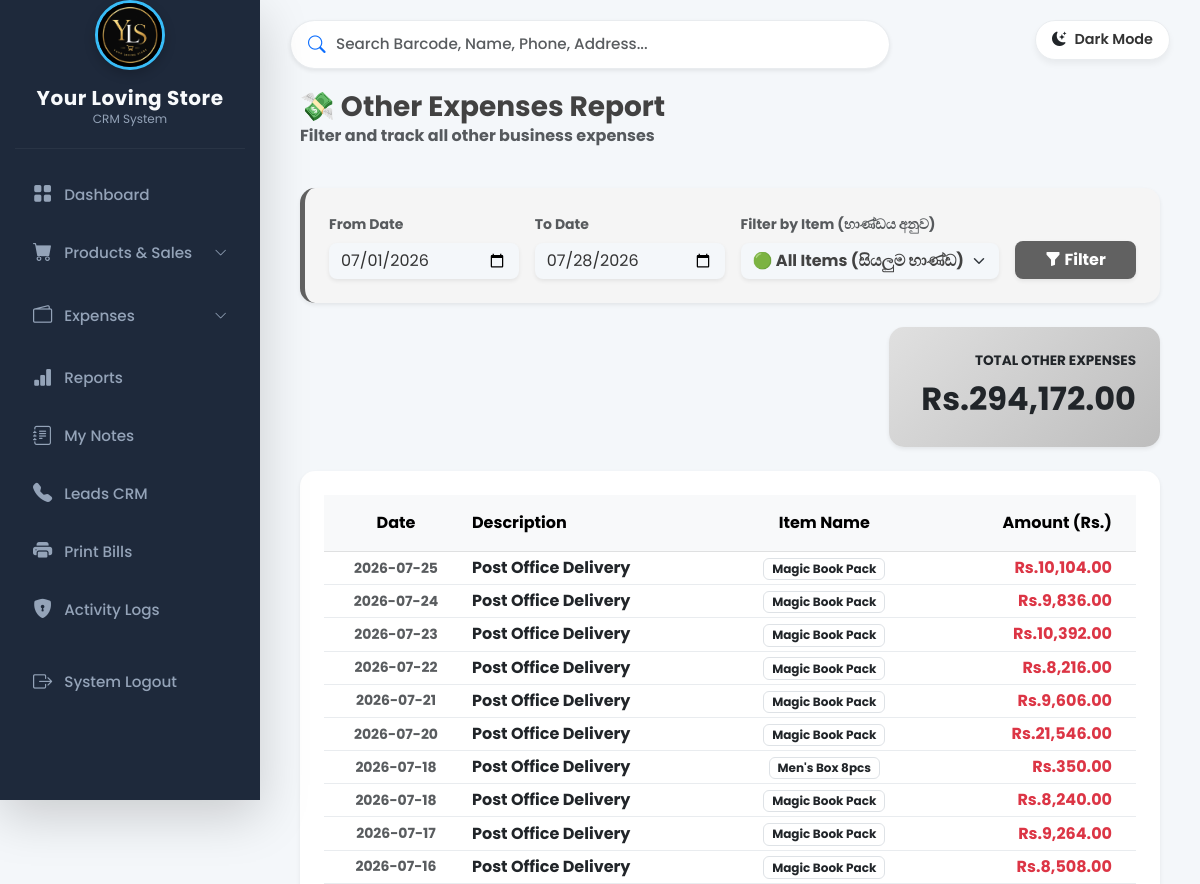
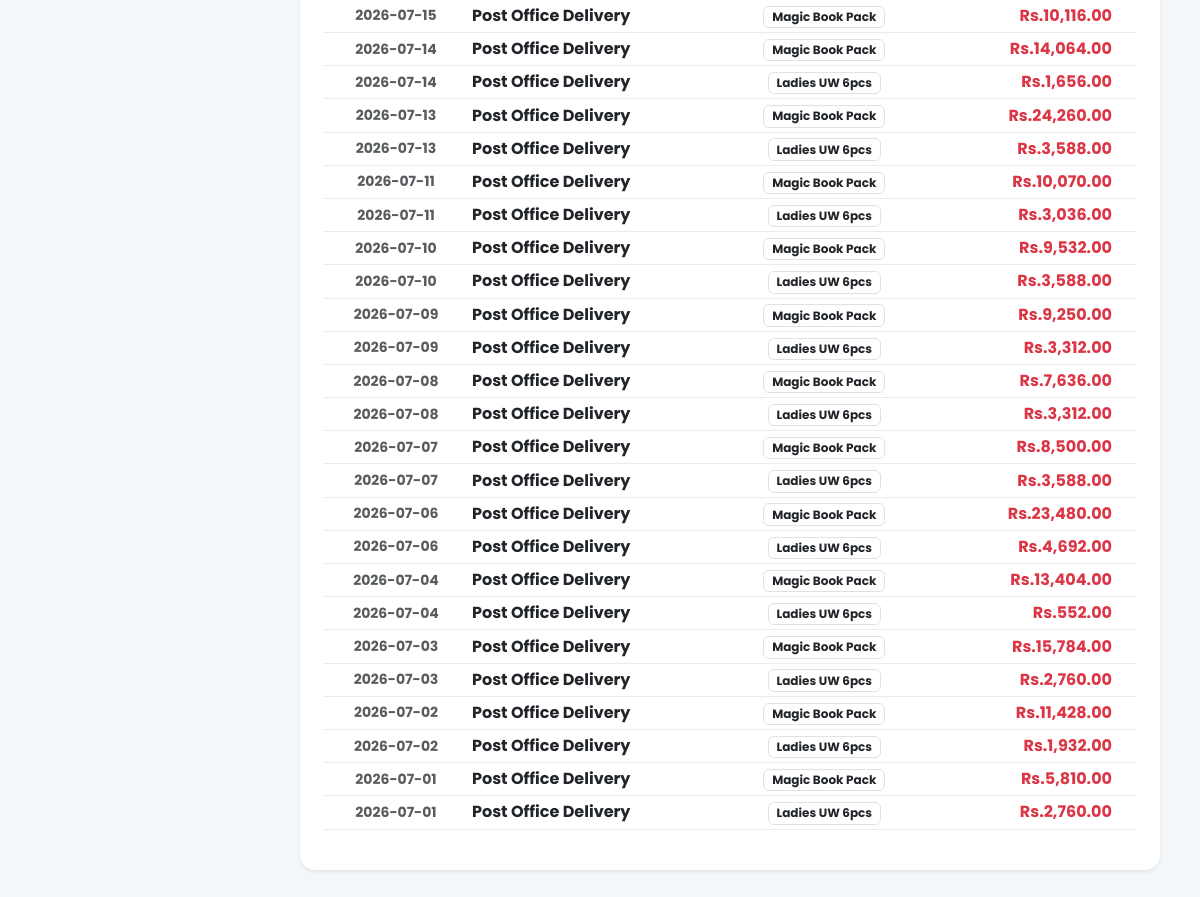
The page /reports/expenses/other (signed in) on the database its author committed (2 pictures, top to bottom).
### tables this page shows
CREATE TABLE other_expenses (id INTEGER PRIMARY KEY AUTOINCREMENT, description TEXT NOT NULL, amount REAL NOT NULL, expense_date DATE NOT NULL, item_name TEXT);

### app.py (the view)
@app.route('/reports/expenses/other', methods=['GET', 'POST'])
def reports_other_expenses():
    if 'username' not in session: return redirect(url_for('login'))
    start_date = request.args.get('start_date', date.today().replace(day=1).strftime('%Y-%m-%d'))
    end_date = request.args.get('end_date', date.today().strftime('%Y-%m-%d'))
    selected_item = request.args.get('item_name', 'all')
    conn = sqlite3.connect('/var/data/database.db')
    cursor = conn.cursor()
    try: cursor.execute("ALTER TABLE other_expenses ADD COLUMN item_name TEXT")
    except: pass
    cursor.execute("SELECT item_name FROM items ORDER BY item_name ASC")
    items_list = [row[0] for row in cursor.fetchall()]
    query = "SELECT id, description, amount, expense_date, item_name FROM other_expenses WHERE expense_date BETWEEN ? AND ?"
    params = [start_date, end_date]
    if selected_item != 'all':
        query += " AND item_name = ?"
        params.append(selected_item)
    query += " ORDER BY expense_date DESC, id DESC"
    cursor.execute(query, params)
    expenses = cursor.fetchall()
    total_amount = sum([e[2] for e in expenses]) if expenses else 0.0
    conn.close()
    return render_template('reports_other_expenses.html', expenses=expenses, start_date=start_date, end_date=end_date, items_list=items_list, selected_item=selected_item, total_amount=total_amount)

### app.py (called while the page is built)
@app.before_request
def make_session_permanent():
    session.permanent = True
    session.modified = True

@app.template_filter('format_currency')
def format_currency(value):
    try: return f"Rs.{float(value):,.2f}"
    except: return value

### templates/reports_other_expenses.html (shortened to what this page needs)
{% extends 'base.html' %}
{% block content %}
<div class="d-flex justify-content-between align-items-center mb-4">
    <div>
        <h3 class="fw-bold mb-0" style="color: #424242;">💸 Other Expenses Report</h3>
        <p class="text-muted fw-bold">Filter and track all other business expenses</p>
    </div>
</div>
<div class="card p-4 shadow-sm border-0 mb-4" style="background-color: #f5f5f5; border-radius: 15px; border-left: 5px solid #616161 !important;">
    <form action="/reports/expenses/other" method="GET" class="row g-3 align-items-end">
        <div class="col-md-3">
            <label class="form-label fw-bold text-muted small">From Date</label>
            <input type="date" class="form-control shadow-sm border-0" name="start_date" value="{{ start_date }}" required style="border-radius: 8px;">
        </div>
        <div class="col-md-3">
            <label class="form-label fw-bold text-muted small">To Date</label>
            <input type="date" class="form-control shadow-sm border-0" name="end_date" value="{{ end_date }}" required style="border-radius: 8px;">
        </div>
        <div class="col-md-4">
            <label class="form-label fw-bold text-muted small">Filter by Item (භාණ්ඩය අනුව)</label>
            <select class="form-select shadow-sm border-0 fw-bold" name="item_name" style="border-radius: 8px; color: #424242;">
                <option value="all" {% if selected_item == 'all' %}selected{% endif %}>🟢 All Items (සියලුම භාණ්ඩ)</option>
            </select>
        </div>
        <div class="col-md-2">
            <button type="submit" class="btn w-100 fw-bold shadow-sm text-white" style="background-color: #616161; border-radius: 8px;"><i class="bi bi-funnel-fill"></i> Filter</button>
        </div>
    </form>
</div>
<div class="row mb-4">
    <div class="col-md-4 ms-auto">
        <div class="card p-4 shadow-sm border-0 text-end" style="background: linear-gradient(135deg, #e0e0e0 0%, #bdbdbd 100%); border-radius: 15px;">
            <div class="text-dark fw-bold text-uppercase mb-1" style="font-size: 0.85rem;">Total Other Expenses</div>
            <div class="fs-2 fw-bolder text-dark">{{ total_amount | format_currency }}</div>
        </div>
    </div>
</div>
<div class="card p-4 shadow-sm border-0" style="border-radius: 15px;">
    <div class="table-responsive">
        <table class="table table-hover table-sm align-middle text-center">
            <thead class="table-light">
                <tr>
                    <th class="py-3">Date</th>
                    <th class="text-start py-3">Description</th>
                    <th class="py-3">Item Name</th>
                    <th class="py-3 text-end pe-4">Amount (Rs.)</th>
                </tr>
            </thead>
            <tbody>
                {% for e in expenses %}
                <tr>
                    <td class="small text-muted fw-bold">{{ e[3] }}</td>
                    <td class="fw-bold text-start text-dark">{{ e[1] }}</td>
                    <td><span class="badge bg-light text-dark border">{{ e[4] if e[4] else 'General/All' }}</span></td>
                    <td class="fw-bold text-end pe-4 text-danger">{{ e[2] | format_currency }}</td>
                </tr>
                {% endfor %}
            </tbody>
        </table>
    </div>
</div>
{% endblock %}

### templates/base.html (style rules this page uses)
:root { --bg-body: #f4f7fa; --sidebar-bg: #1e293b; --sidebar-hover: #334155; --sidebar-text: #94a3b8; --sidebar-text-active: #ffffff; --card-bg: #ffffff; --text-main: #333333; --text-muted: #6c757d; --border-color: #e9ecef; --shadow-sm: 0 4px 6px rgba(0,0,0,0.05); }
body { background-color: var(--bg-body); color: var(--text-main); font-family: 'Poppins', sans-serif; transition: background-color 0.3s ease, color 0.3s ease; overflow-x: hidden; overscroll-behavior-y: none; }
.table-responsive { overflow-x: auto; -webkit-overflow-scrolling: touch; scrollbar-width: thin; }
.card, .modal-content { background-color: var(--card-bg); border-color: var(--border-color); color: var(--text-main); }
.bg-white, .bg-light { background-color: var(--card-bg) !important; }
.table { --bs-table-bg: var(--card-bg); --bs-table-color: var(--text-main); --bs-table-border-color: var(--border-color); --bs-table-hover-bg: var(--sidebar-hover); }
.form-control, .form-select { background-color: var(--bg-body); color: var(--text-main); border: 1px solid var(--border-color); }

### rows shown on the page
other_expenses: expense_date "2026-07-25", description "Post Office Delivery", item_name "Magic Book Pack", amount "Rs.10,104.00"
other_expenses: expense_date "2026-07-24", description "Post Office Delivery", item_name "Magic Book Pack", amount "Rs.9,836.00"
other_expenses: expense_date "2026-07-23", description "Post Office Delivery", item_name "Magic Book Pack", amount "Rs.10,392.00"
other_expenses: expense_date "2026-07-22", description "Post Office Delivery", item_name "Magic Book Pack", amount "Rs.8,216.00"
other_expenses: expense_date "2026-07-21", description "Post Office Delivery", item_name "Magic Book Pack", amount "Rs.9,606.00"
other_expenses: expense_date "2026-07-20", description "Post Office Delivery", item_name "Magic Book Pack", amount "Rs.21,546.00"
other_expenses: expense_date "2026-07-18", description "Post Office Delivery", item_name "Men's Box 8pcs", amount "Rs.350.00"
other_expenses: expense_date "2026-07-18", description "Post Office Delivery", item_name "Magic Book Pack", amount "Rs.8,240.00"
other_expenses: expense_date "2026-07-17", description "Post Office Delivery", item_name "Magic Book Pack", amount "Rs.9,264.00"
other_expenses: expense_date "2026-07-16", description "Post Office Delivery", item_name "Magic Book Pack", amount "Rs.8,508.00"
other_expenses: expense_date "2026-07-15", description "Post Office Delivery", item_name "Magic Book Pack", amount "Rs.10,116.00"
other_expenses: expense_date "2026-07-14", description "Post Office Delivery", item_name "Magic Book Pack", amount "Rs.14,064.00"
other_expenses: expense_date "2026-07-14", description "Post Office Delivery", item_name "Ladies UW 6pcs", amount "Rs.1,656.00"
other_expenses: expense_date "2026-07-13", description "Post Office Delivery", item_name "Magic Book Pack", amount "Rs.24,260.00"
other_expenses: expense_date "2026-07-13", description "Post Office Delivery", item_name "Ladies UW 6pcs", amount "Rs.3,588.00"
other_expenses: expense_date "2026-07-11", description "Post Office Delivery", item_name "Magic Book Pack", amount "Rs.10,070.00"
other_expenses: expense_date "2026-07-11", description "Post Office Delivery", item_name "Ladies UW 6pcs", amount "Rs.3,036.00"
other_expenses: expense_date "2026-07-10", description "Post Office Delivery", item_name "Magic Book Pack", amount "Rs.9,532.00"
other_expenses: expense_date "2026-07-10", description "Post Office Delivery", item_name "Ladies UW 6pcs", amount "Rs.3,588.00"
other_expenses: expense_date "2026-07-09", description "Post Office Delivery", item_name "Magic Book Pack", amount "Rs.9,250.00"
other_expenses: expense_date "2026-07-09", description "Post Office Delivery", item_name "Ladies UW 6pcs", amount "Rs.3,312.00"
other_expenses: expense_date "2026-07-08", description "Post Office Delivery", item_name "Magic Book Pack", amount "Rs.7,636.00"
other_expenses: expense_date "2026-07-08", description "Post Office Delivery", item_name "Ladies UW 6pcs", amount "Rs.3,312.00"
other_expenses: expense_date "2026-07-07", description "Post Office Delivery", item_name "Magic Book Pack", amount "Rs.8,500.00"
other_expenses: expense_date "2026-07-07", description "Post Office Delivery", item_name "Ladies UW 6pcs", amount "Rs.3,588.00"
other_expenses: expense_date "2026-07-06", description "Post Office Delivery", item_name "Magic Book Pack", amount "Rs.23,480.00"
other_expenses: expense_date "2026-07-06", description "Post Office Delivery", item_name "Ladies UW 6pcs", amount "Rs.4,692.00"
other_expenses: expense_date "2026-07-04", description "Post Office Delivery", item_name "Magic Book Pack", amount "Rs.13,404.00"
other_expenses: expense_date "2026-07-04", description "Post Office Delivery", item_name "Ladies UW 6pcs", amount "Rs.552.00"
other_expenses: expense_date "2026-07-03", description "Post Office Delivery", item_name "Magic Book Pack", amount "Rs.15,784.00"
other_expenses: expense_date "2026-07-03", description "Post Office Delivery", item_name "Ladies UW 6pcs", amount "Rs.2,760.00"
other_expenses: expense_date "2026-07-02", description "Post Office Delivery", item_name "Magic Book Pack", amount "Rs.11,428.00"
other_expenses: expense_date "2026-07-02", description "Post Office Delivery", item_name "Ladies UW 6pcs", amount "Rs.1,932.00"
other_expenses: expense_date "2026-07-01", description "Post Office Delivery", item_name "Magic Book Pack", amount "Rs.5,810.00"
other_expenses: expense_date "2026-07-01", description "Post Office Delivery", item_name "Ladies UW 6pcs", amount "Rs.2,760.00"

### other values the page prints
{{ total_amount | format_currency }} "Rs.294,172.00"
